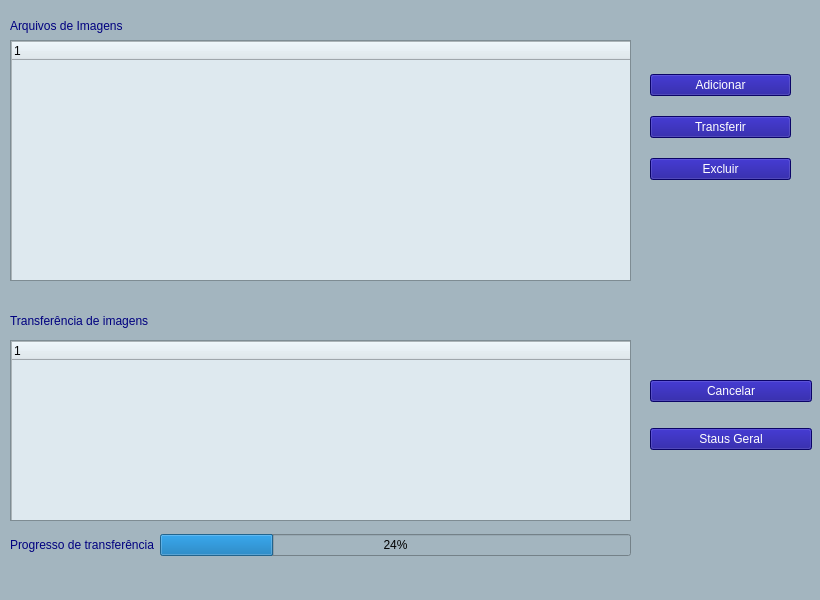
<?xml version="1.0" encoding="UTF-8"?>
<ui version="4.0">
 <class>MainWindow</class>
 <widget class="QMainWindow" name="MainWindow">
  <property name="geometry">
   <rect>
    <x>0</x>
    <y>0</y>
    <width>820</width>
    <height>600</height>
   </rect>
  </property>
  <property name="windowTitle">
   <string>ARIEL</string>
  </property>
  <property name="windowIcon">
   <iconset resource="rsc_file.qrc">
    <normaloff>:/Ariel/img/Ariel/Icon.png</normaloff>:/Ariel/img/Ariel/Icon.png</iconset>
  </property>
  <property name="styleSheet">
   <string notr="true">background-color: rgb(163,181,191);</string>
  </property>
  <widget class="QWidget" name="centralwidget">
   <widget class="QScrollArea" name="scrollArea">
    <property name="geometry">
     <rect>
      <x>10</x>
      <y>40</y>
      <width>621</width>
      <height>241</height>
     </rect>
    </property>
    <property name="widgetResizable">
     <bool>true</bool>
    </property>
    <widget class="QWidget" name="scrollAreaWidgetContents">
     <property name="geometry">
      <rect>
       <x>0</x>
       <y>0</y>
       <width>619</width>
       <height>239</height>
      </rect>
     </property>
     <widget class="QTreeWidget" name="tw_fileImage">
      <property name="geometry">
       <rect>
        <x>0</x>
        <y>0</y>
        <width>621</width>
        <height>241</height>
       </rect>
      </property>
      <property name="styleSheet">
       <string notr="true">background-color: rgb(222,233,239);</string>
      </property>
      <column>
       <property name="text">
        <string notr="true">1</string>
       </property>
      </column>
     </widget>
    </widget>
   </widget>
   <widget class="QLabel" name="label">
    <property name="geometry">
     <rect>
      <x>10</x>
      <y>15</y>
      <width>261</width>
      <height>21</height>
     </rect>
    </property>
    <property name="styleSheet">
     <string notr="true">font: 700 12pt &quot;Segoe UI&quot;;
color: rgb(0, 0, 127);</string>
    </property>
    <property name="text">
     <string>Arquivos de Imagens</string>
    </property>
   </widget>
   <widget class="QLabel" name="label_2">
    <property name="geometry">
     <rect>
      <x>10</x>
      <y>310</y>
      <width>311</width>
      <height>21</height>
     </rect>
    </property>
    <property name="styleSheet">
     <string notr="true">font: 700 12pt &quot;Segoe UI&quot;;
color: rgb(0, 0, 127);</string>
    </property>
    <property name="text">
     <string>Transferência de imagens</string>
    </property>
   </widget>
   <widget class="QScrollArea" name="scrollArea_2">
    <property name="geometry">
     <rect>
      <x>10</x>
      <y>340</y>
      <width>621</width>
      <height>181</height>
     </rect>
    </property>
    <property name="widgetResizable">
     <bool>true</bool>
    </property>
    <widget class="QWidget" name="scrollAreaWidgetContents_2">
     <property name="geometry">
      <rect>
       <x>0</x>
       <y>0</y>
       <width>619</width>
       <height>179</height>
      </rect>
     </property>
     <widget class="QTreeWidget" name="tw_transferFile">
      <property name="geometry">
       <rect>
        <x>0</x>
        <y>0</y>
        <width>621</width>
        <height>192</height>
       </rect>
      </property>
      <property name="styleSheet">
       <string notr="true">background-color: rgb(222,233,239);</string>
      </property>
      <column>
       <property name="text">
        <string notr="true">1</string>
       </property>
      </column>
     </widget>
    </widget>
   </widget>
   <widget class="QWidget" name="layoutWidget">
    <property name="geometry">
     <rect>
      <x>650</x>
      <y>60</y>
      <width>141</width>
      <height>136</height>
     </rect>
    </property>
    <layout class="QVBoxLayout" name="verticalLayout">
     <item>
      <widget class="QPushButton" name="btn_addImage">
       <property name="styleSheet">
        <string notr="true">QPushButton:enabled{
	background-color: rgb(16,6,144);
	color: rgb(255, 255, 255);
	font: 700 14pt &quot;Segoe UI&quot;;
}
QPushButton:disabled{
	background-color: rgb(127,127,127);
	color: rgb(255, 255, 255);
	font: 700 14pt &quot;Segoe UI&quot;;
}</string>
       </property>
       <property name="text">
        <string>Adicionar</string>
       </property>
      </widget>
     </item>
     <item>
      <widget class="QPushButton" name="btn_transferImage">
       <property name="enabled">
        <bool>true</bool>
       </property>
       <property name="styleSheet">
        <string notr="true">QPushButton:enabled{
	background-color: rgb(16,6,144);
	color: rgb(255, 255, 255);
	font: 700 14pt &quot;Segoe UI&quot;;
}
QPushButton:disabled{
	background-color: rgb(127,127,127);
	color: rgb(255, 255, 255);
	font: 700 14pt &quot;Segoe UI&quot;;
}</string>
       </property>
       <property name="text">
        <string>Transferir</string>
       </property>
      </widget>
     </item>
     <item>
      <widget class="QPushButton" name="btn_deleteImage">
       <property name="styleSheet">
        <string notr="true">background-color: rgb(16,6,144);
color: rgb(255, 255, 255);
font: 700 14pt &quot;Segoe UI&quot;;</string>
       </property>
       <property name="text">
        <string>Excluir</string>
       </property>
      </widget>
     </item>
    </layout>
   </widget>
   <widget class="QWidget" name="layoutWidget">
    <property name="geometry">
     <rect>
      <x>650</x>
      <y>360</y>
      <width>162</width>
      <height>111</height>
     </rect>
    </property>
    <layout class="QVBoxLayout" name="verticalLayout_2">
     <item>
      <widget class="QPushButton" name="btn_cancelTransfer">
       <property name="enabled">
        <bool>true</bool>
       </property>
       <property name="styleSheet">
        <string notr="true">QPushButton:enabled{
	background-color: rgb(16,6,144);
	color: rgb(255, 255, 255);
	font: 700 14pt &quot;Segoe UI&quot;;
}
QPushButton:disabled{
	background-color: rgb(127,127,127);
	color: rgb(255, 255, 255);
	font: 700 14pt &quot;Segoe UI&quot;;
}</string>
       </property>
       <property name="text">
        <string>Cancelar</string>
       </property>
      </widget>
     </item>
     <item>
      <widget class="QPushButton" name="pushButton_5">
       <property name="styleSheet">
        <string notr="true">background-color: rgb(16,6,144);
color: rgb(255, 255, 255);
font: 700 14pt &quot;Segoe UI&quot;;</string>
       </property>
       <property name="text">
        <string>Staus Geral</string>
       </property>
      </widget>
     </item>
    </layout>
   </widget>
   <widget class="QWidget" name="layoutWidget">
    <property name="geometry">
     <rect>
      <x>10</x>
      <y>530</y>
      <width>621</width>
      <height>30</height>
     </rect>
    </property>
    <layout class="QHBoxLayout" name="horizontalLayout">
     <item>
      <widget class="QLabel" name="label_3">
       <property name="styleSheet">
        <string notr="true">font: 700 12pt &quot;Segoe UI&quot;;
color: rgb(0, 0, 127);</string>
       </property>
       <property name="text">
        <string>Progresso de transferência</string>
       </property>
      </widget>
     </item>
     <item>
      <widget class="QProgressBar" name="progressBar">
       <property name="value">
        <number>24</number>
       </property>
      </widget>
     </item>
    </layout>
   </widget>
  </widget>
  <widget class="QMenuBar" name="menubar">
   <property name="geometry">
    <rect>
     <x>0</x>
     <y>0</y>
     <width>820</width>
     <height>26</height>
    </rect>
   </property>
  </widget>
  <widget class="QStatusBar" name="statusbar"/>
 </widget>
 <resources>
  <include location="rsc_file.qrc"/>
 </resources>
 <connections/>
</ui>
